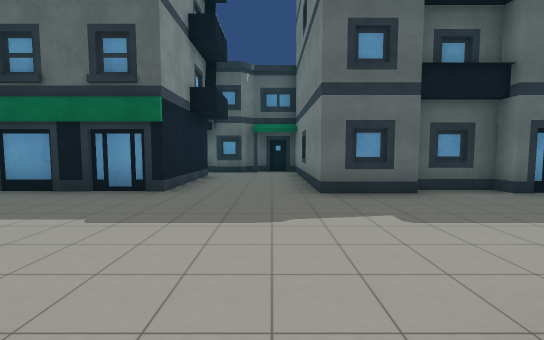
[1] (above)

16 first-person views from a walk through a scene from a Unity 3-D project. The camera is 1.4 m above the floor, tilts 4° down and sees 90° across. The floor is counted in squares, 2 m on a side. Each view is taken from the middle of a square. On the plan, view 1 faces up. The plan holds only what a view shows up to about 9 squares ahead; the rest is blank. The place goes on beyond the plan. The player is left out.

[2]
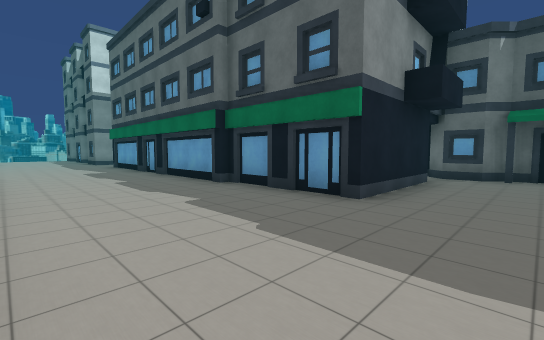

[3]
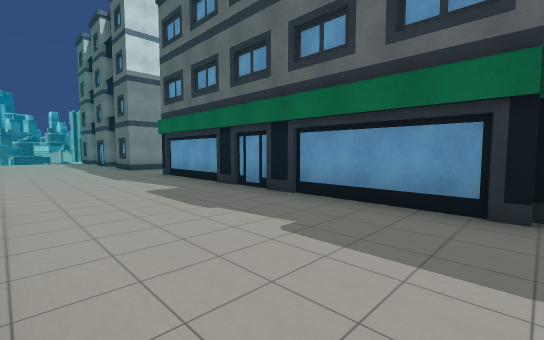

[4]
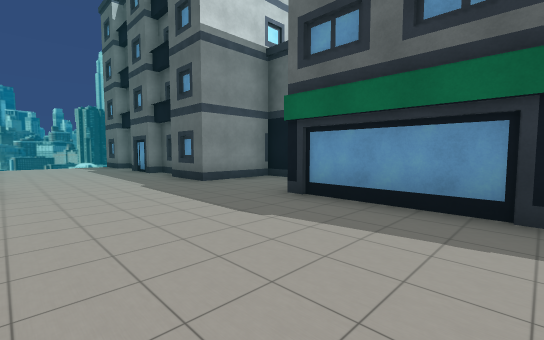

[5]
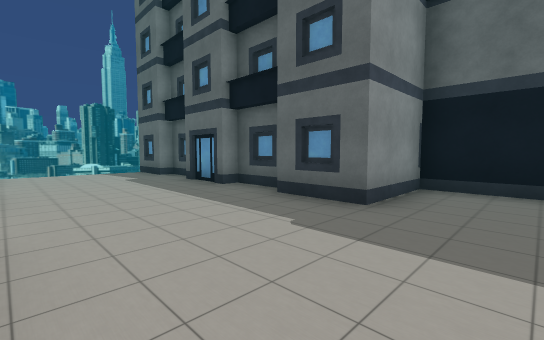

[6]
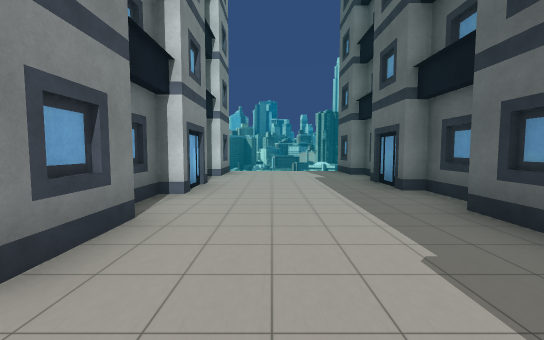

[7]
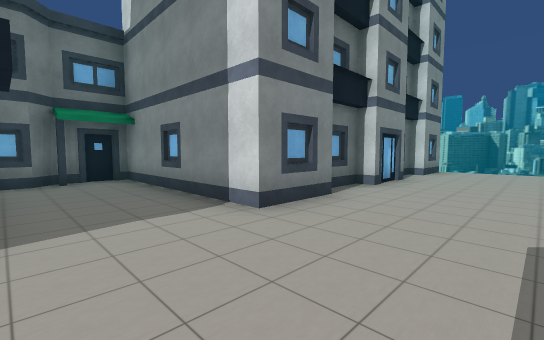

[8]
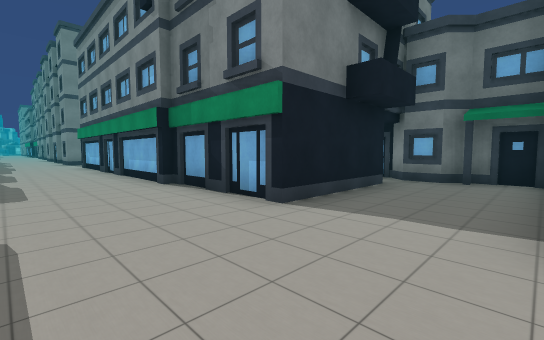

[9]
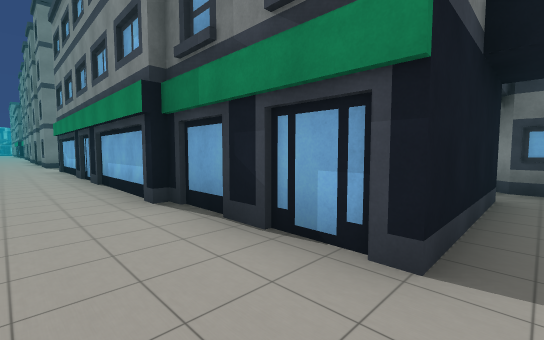

[10]
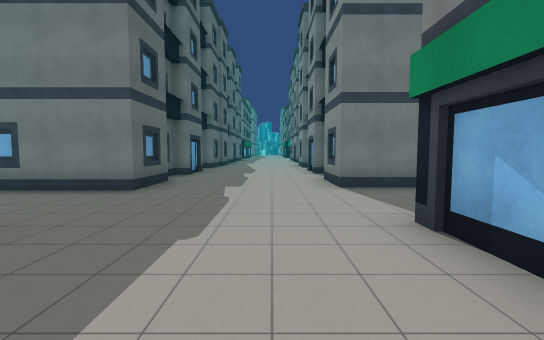

[11]
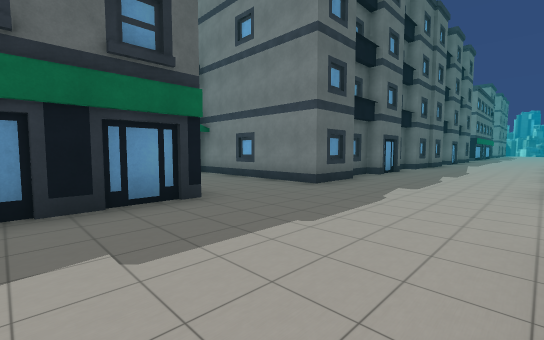

[12]
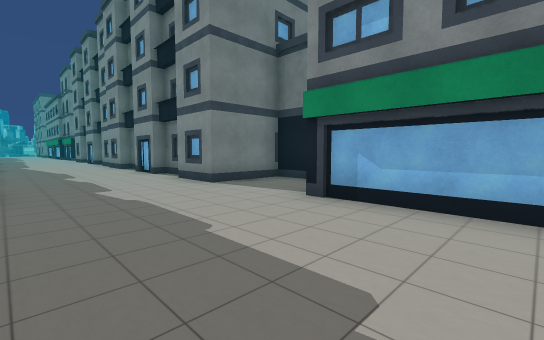

[13]
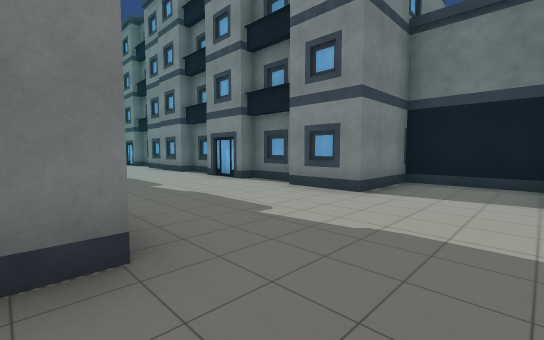

[14]
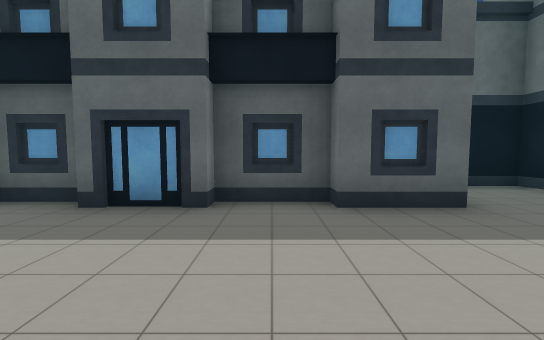

[15]
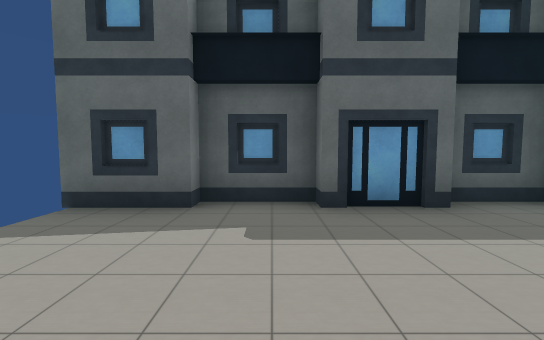

[16]
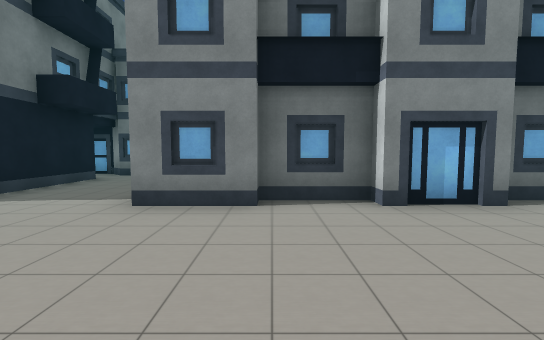

### Floor plan
Key: @ floor where view 1 was taken; # wall or solid block; . floor; O other object.
Columns run from 23 left of view 1 to 6 right of it. Each row starts with its distance up from view 1.
  9                      ##.#
  8                      #..#
  7        ####          #..#
  6        #..##        ##..#
  5 ########..O##########O..#####
  4 ..............................
  3 ..............................
  2 ..............................
  1 .................O............
  0 ########...#O#########.@#####
 -1         ...#          ..#
 -2         ...#          ###
 -3         ...#
 -4         ####

Where each view was taken, in squares from view 1:
view 1: 0 up, 0 right, facing up
view 2: 1 up, 0 right, facing up-left
view 3: 1 up, 5 left, facing up-left
view 4: 1 up, 10 left, facing up-left
view 5: 1 up, 14 left, facing up-left
view 6: 2 up, 14 left, facing left
view 7: 3 up, 13 left, facing down-left
view 8: 3 up, 15 left, facing down-right
view 9: 2 up, 13 left, facing down-right
view 10: 2 up, 4 left, facing right
view 11: 1 up, 4 left, facing up-right
view 12: 4 up, 4 left, facing down-right
view 13: 5 up, 1 left, facing down-right
view 14: 1 up, 18 left, facing up
view 15: 1 up, 21 left, facing up
view 16: 4 up, 17 left, facing down
